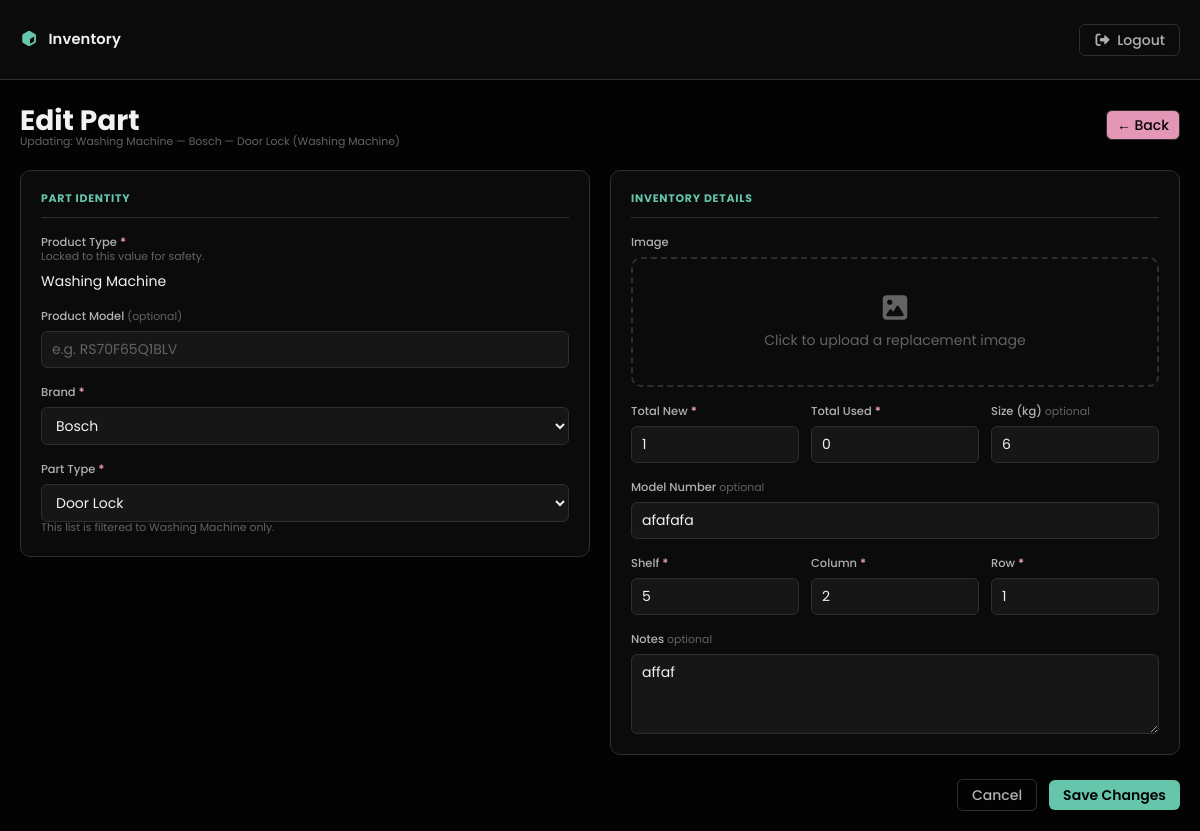
The app's page /part/edit/5 (signed in) with its own data.
### dashboard/models.py (models this page shows, shortened)
class Part(models.Model):
    product_type = models.ForeignKey(
        ProductType,
        on_delete=models.PROTECT,
        related_name="parts",
    )
    brand = models.ForeignKey(
        Brand,
        on_delete=models.PROTECT,
        related_name="parts",
    )
    part_type = models.ForeignKey(
        PartType,
        on_delete=models.PROTECT,
        related_name="parts",
    )
    image = models.ImageField(upload_to="parts/", null=True, blank=True)
    product_model = models.CharField(max_length=100, null=True, blank=True)
    total_new = models.PositiveIntegerField(default=0)
    total_used = models.PositiveIntegerField(default=0)
    size_kg = models.CharField(max_length=100, null=True, blank=True)
    model_number = models.CharField(max_length=100, null=True, blank=True)
    shelf_number = models.PositiveIntegerField()
    column_number = models.CharField(max_length=100, null=True)
    row_number = models.CharField(max_length=100, null=True)
    notes = models.TextField(null=True, blank=True)
    class Meta:
        unique_together = [
            ("product_type", "brand", "part_type"),
            ("shelf_number", "column_number", "row_number"),
        ]

class ProductType(models.Model):
    name = models.CharField(max_length=100, unique=True)
    def __str__(self):
        return self.name

class Brand(models.Model):
    name = models.CharField(max_length=100, unique=True)
    def __str__(self):
        return self.name

class PartType(models.Model):
    name = models.CharField(max_length=150)
    product_type = models.ForeignKey(
        ProductType,
        on_delete=models.CASCADE,  # PartTypes for a deleted ProductType clean up automatically
        related_name="part_types",
    )
    class Meta:
        unique_together = ("name", "product_type")
    def __str__(self):
        return f"{self.name} ({self.product_type})"

### dashboard/views.py (the view, shortened to what this page needs)
# urls.py: path("part/edit/<int:pk>", views.edit_part, name="edit-part"),
@login_required
def edit_part(request, pk):
    item = get_object_or_404(
        Part.objects.select_related("product_type", "brand", "part_type"), pk=pk
    )
    product_types = ProductType.objects.all().order_by("name")
    brands = Brand.objects.all().order_by("name")
    part_types_for_product = PartType.objects.filter(
        product_type=item.product_type
    ).order_by("name")
    return render(
        request,
        "dashboard/edit_part.html",
        {
            "form": PartForm(
                instance=item, initial={"product_model": item.product_model or ""}
            ),
            "item": item,
            "product_types": product_types,
            "brands": brands,
            "part_types_for_product": part_types_for_product,
            "fk_errors": {},
            "posted": {},
        },
    )

### templates/dashboard/edit_part.html (shortened to what this page needs)
{% extends 'partials/base.html' %}
{% load static %}
{% block content %}
<div class="page-content">
  <div class="form-page-header">
    <div>
      <h1>Edit Part</h1>
      <p class="field-hint">
        Updating: {{ item.product_type }} — {{ item.brand }} — {{ item.part_type }}
      </p>
    </div>
    <a href="{% url 'dashboard-index' %}" class="btn btn-outline btn-icon">
      ← Back
    </a>
  </div>
  <form method="POST" enctype="multipart/form-data" class="part-form">
    <div class="part-form-grid">
      <section class="form-section">
        <div class="section-label">Part identity</div>
        <div class="form-group">
          <label class="form-label">Product Type <span class="req">*</span></label>
          <div class="field-hint">
            Locked to this value for safety.
          </div>
          <div class="locked-value">
            {{ item.product_type }}
          </div>
        </div>
        <div class="form-group">
          <label for="{{ form.product_model.id_for_label }}" class="form-label">
            Product Model <span class="opt">(optional)</span>
          </label>
          {{ form.product_model }}
        </div>
        <div class="form-group">
          <label for="brand-select" class="form-label">Brand <span class="req">*</span></label>
          <select id="brand-select" name="brand_select">
            {% for brand in brands %}
              {% if posted.brand_select %}
                <option value="{{ brand.id }}" {% if posted.brand_select == brand.id|stringformat:"s" %}selected{% endif %}>
                  {{ brand.name }}
                </option>
              {% else %}
                <option value="{{ brand.id }}" {% if item.brand_id == brand.id %}selected{% endif %}>
                  {{ brand.name }}
                </option>
              {% endif %}
            {% endfor %}
          </select>
        </div>
        <div class="form-group">
          <label for="part-type-select" class="form-label">Part Type <span class="req">*</span></label>
          <select id="part-type-select" name="part_type_select">
            {% for pt in part_types_for_product %}
              {% if posted.part_type_select %}
                <option value="{{ pt.id }}" {% if posted.part_type_select == pt.id|stringformat:"s" %}selected{% endif %}>
                  {{ pt.name }}
                </option>
              {% else %}
                <option value="{{ pt.id }}" {% if item.part_type_id == pt.id %}selected{% endif %}>
                  {{ pt.name }}
                </option>
              {% endif %}
            {% endfor %}
          </select>
          <div class="field-hint">
            This list is filtered to {{ item.product_type }} only.
          </div>
        </div>
      </section>
      <section class="form-section">
        <div class="section-label">Inventory details</div>
        <div class="form-group">
          <label class="form-label">Image</label>
          <label class="image-upload-area" for="id_image">
            <div class="upload-placeholder" {% if item.image %} style="display:none;"{% endif %}>
              <i class="fa-solid fa-image"></i>
              <span>Click to upload a replacement image</span>
            </div>
          </label>
        </div>
        <div class="form-row-3">
          <div class="form-group">
            <label for="{{ form.total_new.id_for_label }}" class="form-label">Total New <span class="req">*</span></label>
            {{ form.total_new }}
          </div>
          <div class="form-group">
            <label for="{{ form.total_used.id_for_label }}" class="form-label">Total Used <span class="req">*</span></label>
            {{ form.total_used }}
          </div>
          <div class="form-group">
            <label for="{{ form.size_kg.id_for_label }}" class="form-label">Size (kg) <span class="opt">optional</span></label>
            {{ form.size_kg }}
          </div>
        </div>
        <div class="form-group">
          <label for="{{ form.model_number.id_for_label }}" class="form-label">Model Number <span class="opt">optional</span></label>
          {{ form.model_number }}
        </div>
        <div class="form-row-3">
          <div class="form-group">
            <label for="{{ form.shelf_number.id_for_label }}" class="form-label">Shelf <span class="req">*</span></label>
            {{ form.shelf_number }}
          </div>
          <div class="form-group">
            <label for="{{ form.column_number.id_for_label }}" class="form-label">Column <span class="req">*</span></label>
            {{ form.column_number }}
          </div>
          <div class="form-group">
            <label for="{{ form.row_number.id_for_label }}" class="form-label">Row <span class="req">*</span></label>
            {{ form.row_number }}
          </div>
        </div>
        <div class="form-group">
          <label for="{{ form.notes.id_for_label }}" class="form-label">Notes <span class="opt">optional</span></label>
          {{ form.notes }}
        </div>
      </section>
    </div>
    <div class="form-actions">
      <a href="{% url 'dashboard-index' %}" class="btn btn-outline">Cancel</a>
      <button type="submit" class="btn btn-primary">Save Changes</button>
    </div>
  </form>
</div>
{% endblock content %}

### static/style.css (style rules this page uses)
:root { --bg-dark: oklch(0.1 0 174); --bg: oklch(0.15 0 174); --bg-light: oklch(0.2 0 174); --text: oklch(0.96 0 174); --text-muted: oklch(0.76 0 174); --highlight: oklch(0.5 0 174); --border: oklch(0.4 0 174); --border-muted: oklch(0.3 0 174); --primary: oklch(0.76 0.1 174); --secondary: oklch(0.76 0.1 354); --danger: oklch(0.7 0.05 30); --warning: oklch(0.7 0.05 100); --success: oklch(0.7 0.05 160); --info: oklch(0.7 0.05 260); --success-2: oklch(0.3 0.05 160); --danger-2: oklch(0.3 0.05 30); --warning-2: oklch(0.3 0.05 100); --radius: 6px; --radius-lg: 10px; --nav-h: 80px; }
*, *::before, *::after { margin: 0; padding: 0; box-sizing: border-box; }
html { font-size: 14px; font-family: Poppins, 'Segoe UI', Tahoma, sans-serif; }
body { background-color: var(--bg-dark); color: var(--text); min-height: 100vh; }
a { color: inherit; text-decoration: none; }
button, .btn { display: inline-flex; align-items: center; gap: 6px; outline: none; border: none; border-radius: var(--radius); cursor: pointer; padding: 8px 14px; font-family: inherit; font-size: inherit; font-weight: 500; line-height: 1; white-space: nowrap; transition: opacity 0.15s, transform 0.1s; }
.btn-primary { background-color: var(--primary); color: var(--bg-dark); font-weight: 600; }
.btn-outline { background-color: transparent; color: var(--text-muted); border: 1px solid var(--border-muted); }
.btn-icon { background-color: var(--secondary); color: var(--bg-dark); padding: 7px 10px; }
input[type="text"], input[type="password"], input[type="email"], select, textarea { background-color: var(--bg-light); color: var(--text); border: 1px solid var(--border-muted); border-radius: var(--radius); padding: 7px 10px; font-family: inherit; font-size: inherit; outline: none; transition: border-color 0.15s; width: 100%; }
input::placeholder { color: var(--highlight); }
.page-content { padding: 20px; max-width: 1600px; }
input[type="number"] { background-color: var(--bg-light); color: var(--text); border: 1px solid var(--border-muted); border-radius: var(--radius); padding: 7px 10px; font-family: inherit; font-size: inherit; outline: none; transition: border-color 0.15s; width: 100%; }
textarea { resize: vertical; min-height: 80px; }
.form-page-header { display: flex; justify-content: space-between; align-items: center; margin-bottom: 20px; gap: 12px; flex-wrap: wrap; }
.part-form { display: flex; flex-direction: column; gap: 20px; }
.part-form-grid { display: grid; grid-template-columns: 1fr 1fr; gap: 20px; align-items: start; }
.form-section { background-color: var(--bg); border: 1px solid var(--border-muted); border-radius: var(--radius-lg); padding: 20px; display: flex; flex-direction: column; gap: 16px; }
.section-label { font-size: 0.78rem; font-weight: 700; text-transform: uppercase; letter-spacing: 0.07em; color: var(--primary); margin: 0; padding-bottom: 10px; border-bottom: 1px solid var(--border-muted); }
.form-group { display: flex; flex-direction: column; gap: 6px; margin: 0; }
.form-label { font-size: 0.82rem; color: var(--text-muted); font-weight: 500; }
.req { color: var(--secondary); font-weight: 700; }
.opt { color: var(--highlight); font-weight: 400; font-size: 0.78rem; }
.form-row-3 { display: grid; grid-template-columns: 1fr 1fr 1fr; gap: 12px; }
.field-hint { color: var(--highlight); font-size: 0.78rem; margin-top: -8px; }
.image-upload-area { display: flex; align-items: center; justify-content: center; border: 2px dashed var(--border-muted); border-radius: var(--radius-lg); padding: 24px; cursor: pointer; transition: border-color 0.2s, background-color 0.2s; min-height: 130px; overflow: hidden; }
.upload-placeholder { display: flex; flex-direction: column; align-items: center; gap: 8px; color: var(--highlight); text-align: center; pointer-events: none; }
.upload-placeholder i { font-size: 2rem; }
.form-actions { display: flex; justify-content: flex-end; align-items: center; gap: 12px; padding-top: 4px; }

### records on screen
Part: product_type "Washing Machine", brand "Bosch", part_type "Door Lock (Washing Machine)", brand_select "Bosch", part_type_select "Door Lock", total_new "1", total_used "0", size_kg "6", model_number "afafafa", shelf_number "5", column_number "2", row_number "1", notes "affaf"
